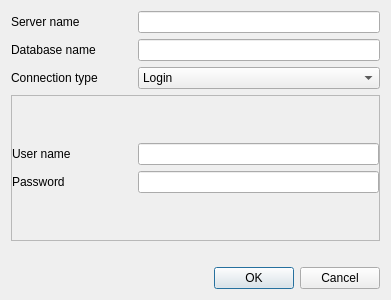
<?xml version="1.0" encoding="UTF-8"?>
<ui version="4.0">
 <class>AuthorizationDialog</class>
 <widget class="QDialog" name="AuthorizationDialog">
  <property name="windowModality">
   <enum>Qt::WindowModality::WindowModal</enum>
  </property>
  <property name="geometry">
   <rect>
    <x>0</x>
    <y>0</y>
    <width>391</width>
    <height>300</height>
   </rect>
  </property>
  <property name="minimumSize">
   <size>
    <width>391</width>
    <height>300</height>
   </size>
  </property>
  <property name="maximumSize">
   <size>
    <width>391</width>
    <height>300</height>
   </size>
  </property>
  <property name="windowTitle">
   <string>Dialog</string>
  </property>
  <layout class="QVBoxLayout" name="verticalLayout_2" stretch="3,2,0,0">
   <item>
    <layout class="QGridLayout" name="gridLayout" columnstretch="1,2">
     <item row="1" column="1">
      <widget class="QLineEdit" name="databaseName"/>
     </item>
     <item row="1" column="0">
      <widget class="QLabel" name="label_2">
       <property name="text">
        <string>Database name</string>
       </property>
      </widget>
     </item>
     <item row="0" column="0">
      <widget class="QLabel" name="label">
       <property name="text">
        <string>Server name</string>
       </property>
      </widget>
     </item>
     <item row="2" column="1">
      <widget class="QComboBox" name="connectionType">
       <item>
        <property name="text">
         <string>Login</string>
        </property>
       </item>
       <item>
        <property name="text">
         <string>Trusted chanel</string>
        </property>
       </item>
      </widget>
     </item>
     <item row="2" column="0">
      <widget class="QLabel" name="label_3">
       <property name="text">
        <string>Connection type</string>
       </property>
      </widget>
     </item>
     <item row="0" column="1">
      <widget class="QLineEdit" name="serverName"/>
     </item>
    </layout>
   </item>
   <item>
    <widget class="QFrame" name="loginFrame">
     <property name="frameShape">
      <enum>QFrame::Shape::StyledPanel</enum>
     </property>
     <property name="frameShadow">
      <enum>QFrame::Shadow::Raised</enum>
     </property>
     <layout class="QVBoxLayout" name="verticalLayout">
      <property name="leftMargin">
       <number>0</number>
      </property>
      <property name="topMargin">
       <number>0</number>
      </property>
      <property name="rightMargin">
       <number>0</number>
      </property>
      <property name="bottomMargin">
       <number>0</number>
      </property>
      <item>
       <layout class="QGridLayout" name="loginLayout" columnstretch="1,2">
        <item row="1" column="1">
         <widget class="QLineEdit" name="password">
          <property name="echoMode">
           <enum>QLineEdit::EchoMode::Password</enum>
          </property>
         </widget>
        </item>
        <item row="1" column="0">
         <widget class="QLabel" name="label_5">
          <property name="text">
           <string>Password</string>
          </property>
         </widget>
        </item>
        <item row="0" column="1">
         <widget class="QLineEdit" name="userName"/>
        </item>
        <item row="0" column="0">
         <widget class="QLabel" name="label_4">
          <property name="text">
           <string>User name</string>
          </property>
         </widget>
        </item>
       </layout>
      </item>
     </layout>
    </widget>
   </item>
   <item>
    <spacer name="verticalSpacer">
     <property name="orientation">
      <enum>Qt::Orientation::Vertical</enum>
     </property>
     <property name="sizeHint" stdset="0">
      <size>
       <width>20</width>
       <height>20</height>
      </size>
     </property>
    </spacer>
   </item>
   <item>
    <widget class="QDialogButtonBox" name="buttonBox">
     <property name="orientation">
      <enum>Qt::Orientation::Horizontal</enum>
     </property>
     <property name="standardButtons">
      <set>QDialogButtonBox::StandardButton::Cancel|QDialogButtonBox::StandardButton::Ok</set>
     </property>
    </widget>
   </item>
  </layout>
 </widget>
 <resources/>
 <connections>
  <connection>
   <sender>buttonBox</sender>
   <signal>accepted()</signal>
   <receiver>AuthorizationDialog</receiver>
   <slot>accept()</slot>
   <hints>
    <hint type="sourcelabel">
     <x>248</x>
     <y>254</y>
    </hint>
    <hint type="destinationlabel">
     <x>157</x>
     <y>274</y>
    </hint>
   </hints>
  </connection>
  <connection>
   <sender>buttonBox</sender>
   <signal>rejected()</signal>
   <receiver>AuthorizationDialog</receiver>
   <slot>reject()</slot>
   <hints>
    <hint type="sourcelabel">
     <x>316</x>
     <y>260</y>
    </hint>
    <hint type="destinationlabel">
     <x>286</x>
     <y>274</y>
    </hint>
   </hints>
  </connection>
 </connections>
</ui>
